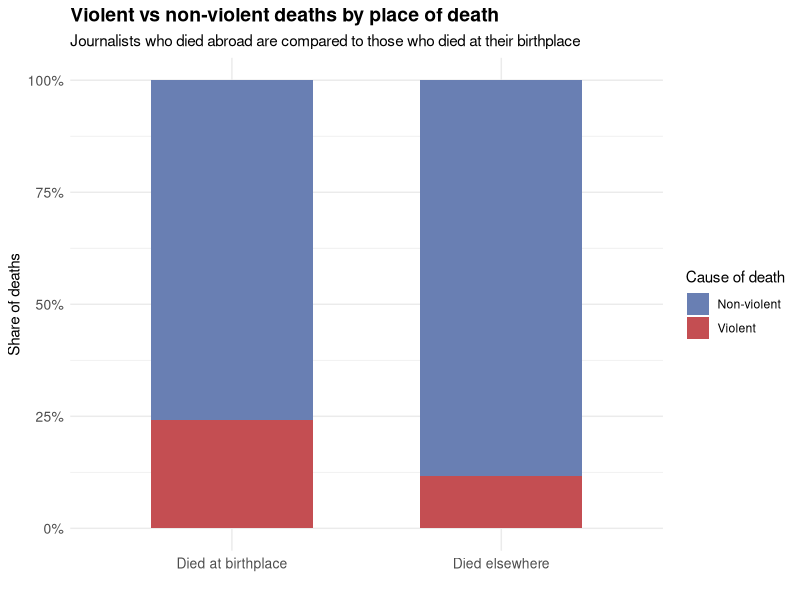
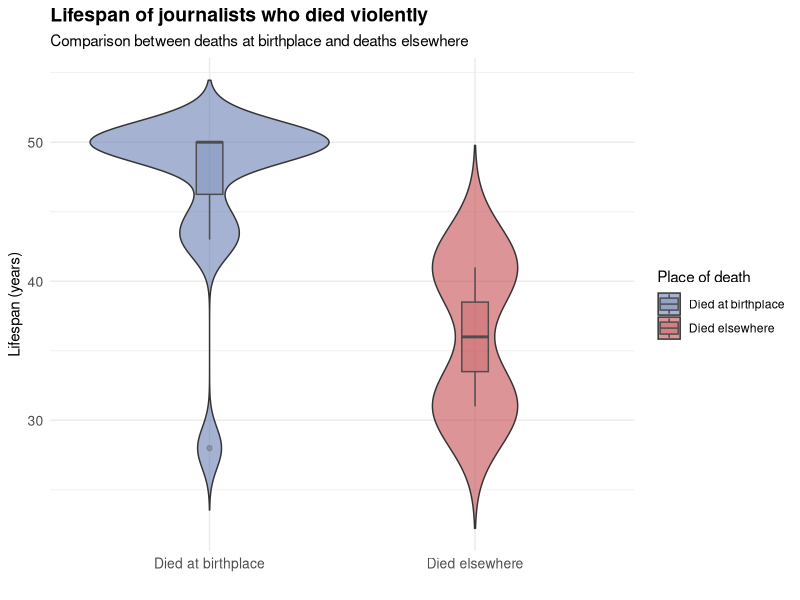
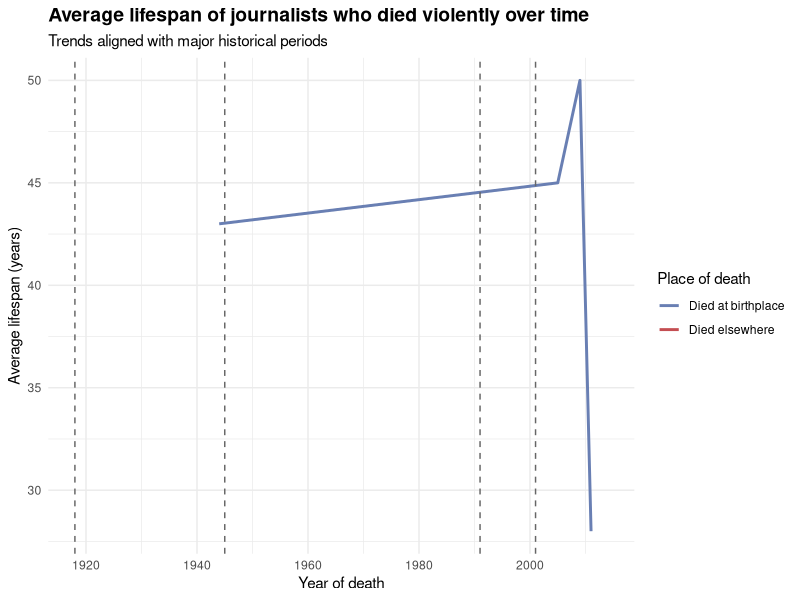
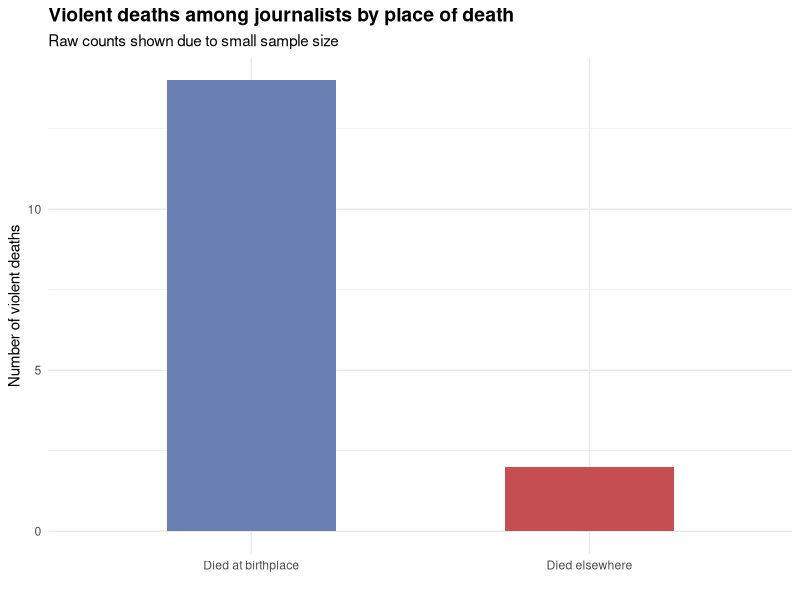
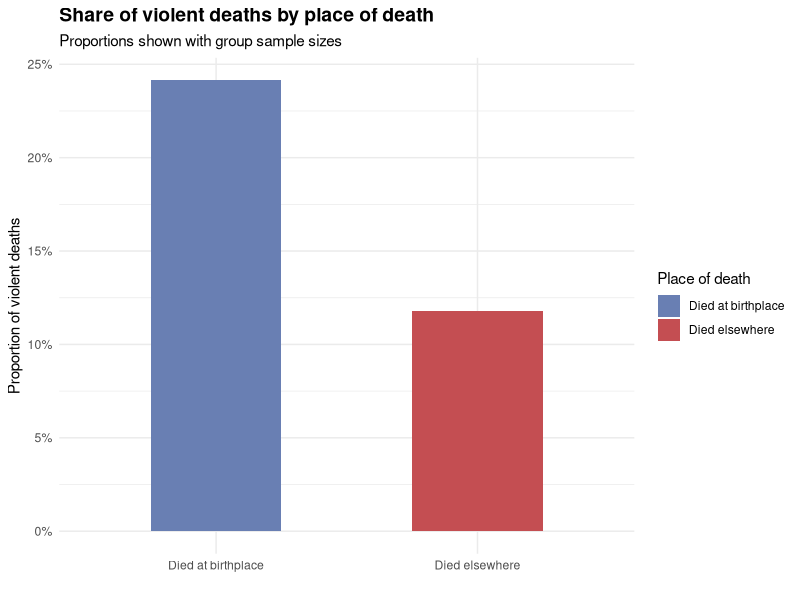
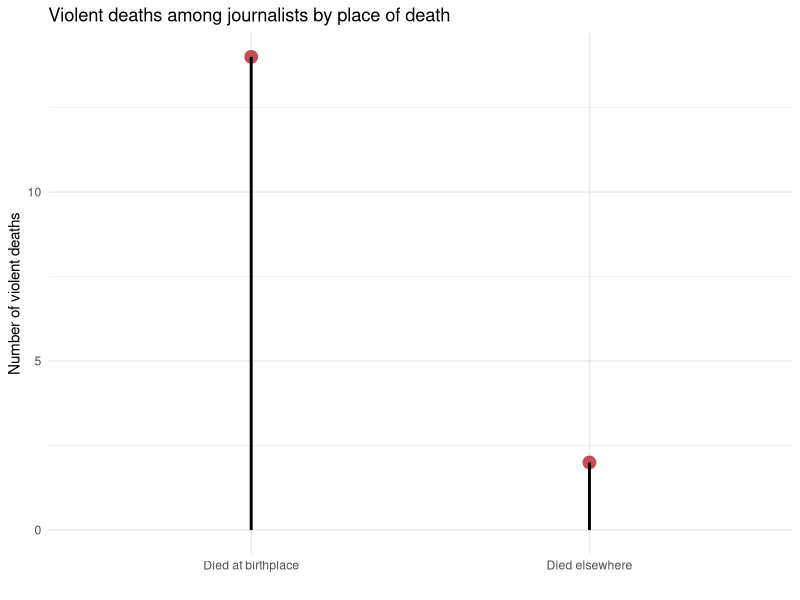
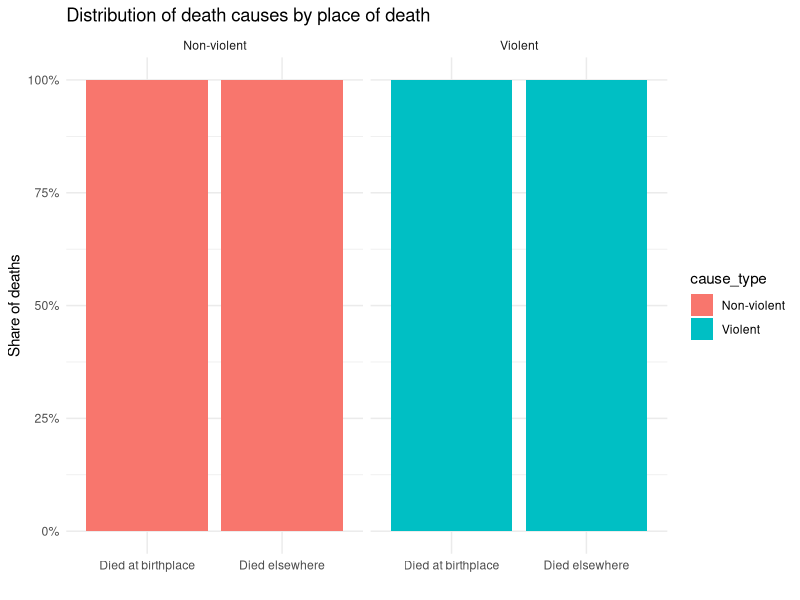

Source code (R) for these figures, in order:
library(tidyverse)

# Define violent death causes
violent_causes <- c(
  "Assassination", "Sniper", "Hanging", "Suicide", 'Execution by firing squad',
  "Concussion", 'Concussion | Suicide', "Decapitation", "Shot", "Killed", 'Ballistic trauma'
)

journalists <- read_csv('journalists.csv') |>
  rename(
    birth_year = `ontology/birthYear`, 
    death_year = `ontology/deathYear`, 
    birth_place = `ontology/birthPlace_label`, 
    death_place = `ontology/deathPlace_label`,
    death_cause = "ontology/deathCause_label"
  ) |>
  select( 
    birth_year, 
    death_year, 
    birth_place, 
    death_place,
    death_cause
  )

all_journalists <- journalists |>
  na.omit()|>
  left_join(read_csv("all_country_mapping.csv"), by ='death_place')|>
  select( 
    birth_country, 
    death_country, 
    death_year, 
    birth_year,
    death_cause
  ) |>
  mutate(
    birth_year = as.numeric(birth_year), 
    death_year = as.numeric(death_year), 
  ) |>  
  mutate(
    bd_coincide = (birth_country == death_country),
    life_length = death_year - birth_year
  ) |>
  filter(death_year >= 1900)


journalists_violence <- all_journalists |>
  filter(
    !is.na(death_cause),
    life_length > 0,
    death_year >= 1900
  ) |>
  mutate(
    bd_coincide = ifelse(
      birth_country == death_country,
      "Died at birthplace",
      "Died elsewhere"
    ),
    cause_type = ifelse(
      death_cause %in% violent_causes,
      "Violent",
      "Non-violent"
    )
  )

violence_share <- journalists_violence |>
  group_by(bd_coincide, cause_type) |>
  summarise(n = n(), .groups = "drop") |>
  group_by(bd_coincide) |>
  mutate(prop = n / sum(n))

ggplot(violence_share) +
  aes(x = bd_coincide, y = prop, fill = cause_type) +
  geom_col(width = 0.6) +
  scale_fill_manual(
    values = c(
      "Violent" = "#c44e52",
      "Non-violent" = "#697fb3ff"
    )
  ) +
  scale_y_continuous(labels = scales::percent) +
  labs(
    x = "",
    y = "Share of deaths",
    fill = "Cause of death",
    title = "Violent vs non-violent deaths by place of death",
    subtitle = "Journalists who died abroad are compared to those who died at their birthplace"
  ) +
  theme_minimal() +
  theme(
    plot.title = element_text(face = "bold", size = 14),
    axis.text = element_text(size = 10)
  )

violent_only <- journalists_violence |>
  filter(cause_type == "Violent")

ggplot(violent_only) +
  aes(x = bd_coincide, y = life_length, fill = bd_coincide) +
  geom_violin(trim = FALSE, alpha = 0.6) +
  geom_boxplot(width = 0.1, alpha = 0.3, color = "grey30") +
  scale_fill_manual(
    values = c(
      "Died at birthplace" = "#697fb3ff",
      "Died elsewhere" = "#c44e52"
    )
  ) +
  labs(
    x = "",
    y = "Lifespan (years)",
    title = "Lifespan of journalists who died violently",
    subtitle = "Comparison between deaths at birthplace and deaths elsewhere",
    fill = "Place of death"
  ) +
  theme_minimal() +
  theme(
    plot.title = element_text(face = "bold", size = 14),
    axis.text = element_text(size = 10)
  )

violent_time <- journalists_violence |>
  filter(cause_type == "Violent") |>
  group_by(death_year, bd_coincide) |>
  summarise(
    mean_life_span = mean(life_length, na.rm = TRUE),
    .groups = "drop"
  )

ggplot(violent_time) +
  aes(x = death_year, y = mean_life_span, color = bd_coincide) +
  geom_line(linewidth = 1) +
  geom_vline(
    xintercept = c(1918, 1945, 1991, 2001),
    linetype = "dashed",
    color = "grey40"
  ) +
  scale_color_manual(
    values = c(
      "Died at birthplace" = "#697fb3ff",
      "Died elsewhere" = "#c44e52"
    )
  ) +
  labs(
    x = "Year of death",
    y = "Average lifespan (years)",
    color = "Place of death",
    title = "Average lifespan of journalists who died violently over time",
    subtitle = "Trends aligned with major historical periods"
  ) +
  theme_minimal() +
  theme(
    plot.title = element_text(face = "bold", size = 14)
  )

#better

violent_counts <- journalists_violence |>
  filter(cause_type == "Violent") |>
  count(bd_coincide)

ggplot(violent_counts) +
  aes(x = bd_coincide, y = n, fill = bd_coincide) +
  geom_col(width = 0.5) +
  scale_fill_manual(
    values = c(
      "Died at birthplace" = "#697fb3ff",
      "Died elsewhere" = "#c44e52"
    )
  ) +
  labs(
    x = "",
    y = "Number of violent deaths",
    title = "Violent deaths among journalists by place of death",
    subtitle = "Raw counts shown due to small sample size",
    fill = "Place of death"
  ) +
  theme_minimal() +
  theme(
    plot.title = element_text(face = "bold", size = 14),
    legend.position = "none"
  )

violence_rate <- journalists_violence |>
  group_by(bd_coincide) |>
  summarise(
    violent = sum(cause_type == "Violent"),
    total = n(),
    proportion = violent / total
  )

ggplot(violence_rate) +
  aes(x = bd_coincide, y = proportion, fill = bd_coincide) +
  geom_col(width = 0.5) +
  scale_y_continuous(labels = scales::percent) +
  scale_fill_manual(
    values = c(
      "Died at birthplace" = "#697fb3ff",
      "Died elsewhere" = "#c44e52"
    )
  ) +
  labs(
    x = "",
    y = "Proportion of violent deaths",
    title = "Share of violent deaths by place of death",
    subtitle = "Proportions shown with group sample sizes",
    fill = "Place of death"
  ) +
  theme_minimal() +
  theme(plot.title = element_text(face = "bold", size = 14))

ggplot(violent_counts) +
  aes(x = bd_coincide, y = n) +
  geom_point(size = 4, color = "#c44e52") +
  geom_segment(
    aes(xend = bd_coincide, y = 0, yend = n),
    linewidth = 1
  ) +
  labs(
    x = "",
    y = "Number of violent deaths",
    title = "Violent deaths among journalists by place of death"
  ) +
  theme_minimal()

ggplot(journalists_violence) +
  aes(x = bd_coincide, fill = cause_type) +
  geom_bar(position = "fill") +
  facet_wrap(~ cause_type) +
  scale_y_continuous(labels = scales::percent) +
  labs(
    x = "",
    y = "Share of deaths",
    title = "Distribution of death causes by place of death"
  ) +
  theme_minimal()

overall_violent_share <- journalists_violence |>
  summarise(
    violent = sum(cause_type == "Violent"),
    total = n(),
    proportion = violent / total
  ) |>
  print()

# ggplot(journalists_bd) +
#   aes(x = bd_coincide, y = life_length, fill = bd_coincide) +
#   geom_violin(show.legend = 0, trim = 0) +
#   geom_boxplot(width=0.1, color="grey", alpha=0.2, show.legend = 0) +
#   geom_hline(
#     data = mean_bd,
#     aes(yintercept = mean_lifespan, color = bd_coincide),
#     linetype = "dashed",
#     linewidth = 1
#   ) +
#   scale_fill_manual(
#     values = c(
#       "Died at birthplace" = "#698fb3ff",
#       "Died elsewhere" = "#697fb3ff"
#     )
#   ) +
#   scale_color_manual(
#     values = c(
#       "Died at birthplace" = "#699fb3ff",
#       "Died elsewhere" = "#697fb3ff"
#     ),
#     labels = c(
#       "Died at birthplace" = "Mean lifespan (if died at birthplace)",
#       "Died elsewhere" = "Mean lifespan (if died elsewhere)"
#     ) 
#   ) +
#   labs(
#     fill = "Average lifespan",
#     color = "Average lifespan",
#     x = "",
#     y = "Journalists' lifespan (years)",
#     title = "Journalists’ lifespan by place of death",
#     subtitle = "DQ: How often do journalists die outside their country or place of birth,\nand what might this indicate about professional risk and mobility?"
#   ) +
#   theme_minimal() +
#   theme(plot.title = element_text(face = 'bold', size = 14), axis.text.x = element_text(size = 9), axis.text.y = element_text(size = 9), axis.title = element_text(size = 14),
#     legend.position = "right")

# ggsave("Journalists_lifespan_by_place_of_death_VIOLIN.png")

# line plot by place align with history, do violent death also die young?
#  


# journalists_death_place_cause <- all_journalists |>
#   mutate(
#     death_year = as.numeric(death_year),
#     bd_coincide = ifelse(birth_country == death_country,
#                          "Same place",
#                          "Different place"),
#     cause_type = ifelse(death_cause %in% violent_causes, "Violent", "Non-violent")
#   ) |>
#   filter(!is.na(death_cause), death_year >= 1900) |>
#   filter(!is.na(bd_coincide))

# plot_data <- journalists_death_place_cause |>
#   group_by(bd_coincide, cause_type) |>
#   summarise(count = n(), .groups = "drop")

# # plot_data_total <- journalists_death_place_cause |>
# #   group_by(bd_coincide) |>
# #   # summarise(count = n(), .groups = "drop") |>
# #   summarise(total = sum(count, na.rm=TRUE))

# bd_place_data <- all_journalists |>
#   mutate(
#     bd_coincide = as.integer(birth_country == death_country),
#   bd_differ = as.integer(birth_country != death_country)) 

# bd_total <- bd_place_data |>
#   pivot_longer(
#     cols = c(bd_coincide, bd_differ),
#     names_to = "birth_death",
#     values_to = "coincide_or_differ"
#   ) |>
#   group_by(birth_death) |>
#   summarise(total = sum(coincide_or_differ, na.rm=TRUE))

# # ggplot(bd_total) +
# #   aes(x = birth_death, y = total) +
# #   geom_col(position = 'dodge') +
# #   scale_fill_manual(
# #           values = c(
# #       "Non-violent" = "#697fb3ff",
# #       "Violent" = "#c44e52"
# #     )) +
# #   labs(
# #     title = "Journalists' place of death and type of death cause",
# #     subtitle = "DQ: How often do journalists die outside their country or place of birth,\nand what might this indicate about professional risk and mobility?",
# #     x = "Birth place and death place",
# #     y = "Number of journalists",
# #     fill = "Cause of death"
# #   ) +
# #   theme_minimal() +
# #   theme(plot.title = element_text(face = 'bold', size = 14), axis.text.x = element_text(size = 9), axis.text.y = element_text(size = 9), axis.title = element_text(size = 14)) 
  


# # # Stacked bar plot
# # ggplot(plot_data) +
# #   aes(x = bd_coincide, y = count / sum(count), fill = cause_type) +
# #   geom_col(position = 'dodge') +
# #   scale_fill_manual(
# #           values = c(
# #       "Non-violent" = "#697fb3ff",
# #       "Violent" = "#c44e52"
# #     )) +
# #   labs(
# #     title = "Journalists' place of death and type of death cause",
# #     subtitle = "DQ: How often do journalists die outside their country or place of birth,\nand what might this indicate about professional risk and mobility?",
# #     x = "Birth place and death place",
# #     y = "Number of journalists",
# #     fill = "Cause of death"
# #   ) +
# #   theme_minimal() +
# #   theme(plot.title = element_text(face = 'bold', size = 14), axis.text.x = element_text(size = 9), axis.text.y = element_text(size = 9), axis.title = element_text(size = 14)) 
  

# #Also try:
#  #aes(x = bd_coincide, fill = cause_type) +
#   #geom_bar(position = "fill") +
#   #facet_wrap(~ decade) +
#   #scale_y_continuous(labels = scales::percent) 

# #ggsave("Death_place_vs_cause_type_stacked_bar.png")

# # box plot: lifespan by place of death (mobility risk)

